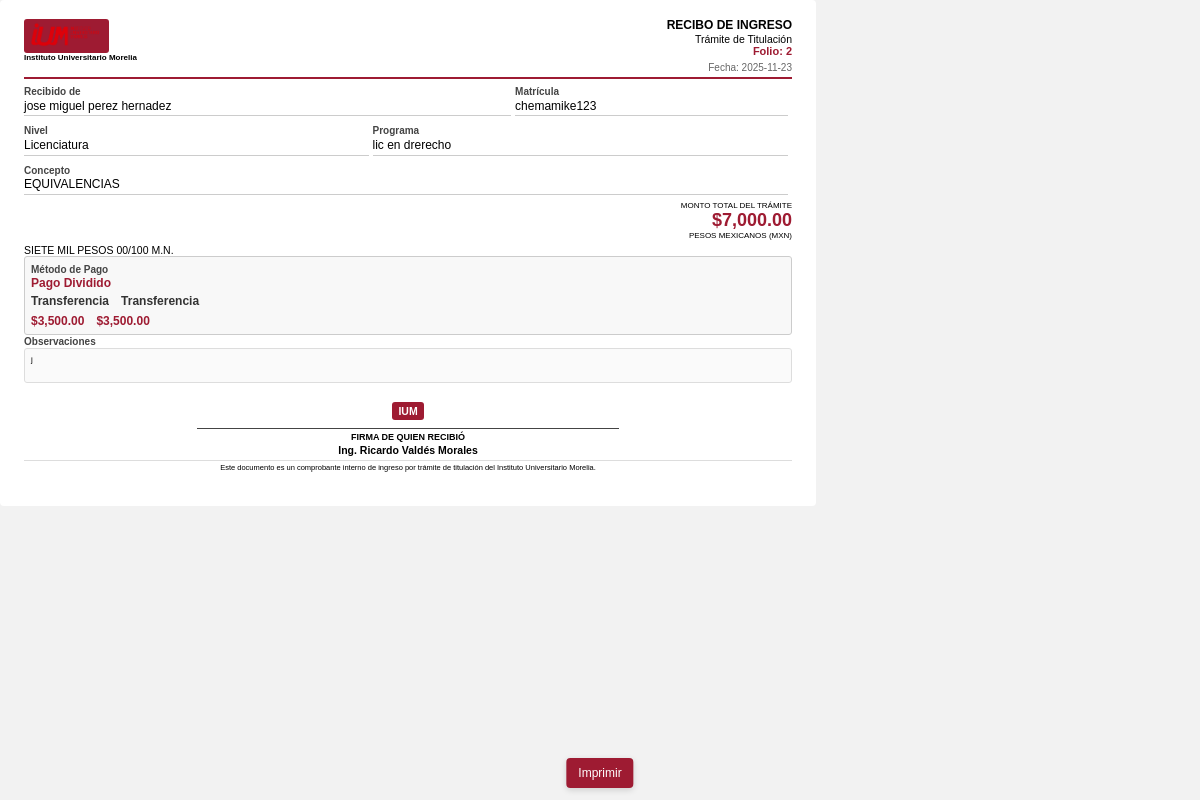
Page /src/Ingresos/Receipts/ingreso_titulacion.php?folio=2 on the committed database.
### tables this page shows
CREATE TABLE `ingresos` (
  `folio_ingreso` int(11) NOT NULL AUTO_INCREMENT,
  `fecha` date NOT NULL,
  `alumno` varchar(255) NOT NULL,
  `matricula` varchar(50) NOT NULL,
  `nivel` enum('Licenciatura','Maestr├¡a','Doctorado') NOT NULL,
  `monto` decimal(10,2) NOT NULL,
  `metodo_de_pago` enum('Efectivo','Transferencia','Dep├│sito','Tarjeta D├®bito','Tarjeta Cr├®dito','Mixto') NOT NULL DEFAULT 'Efectivo',
  `mes_correspondiente` varchar(20) DEFAULT NULL,
  `anio` int(4) NOT NULL,
  `observaciones` text DEFAULT NULL,
  `dia_pago` int(2) DEFAULT NULL,
  `modalidad` enum('Cuatrimestral','Semestral') DEFAULT NULL,
  `grado` int(2) DEFAULT NULL,
  `programa` varchar(100) NOT NULL,
  `grupo` varchar(20) DEFAULT NULL,
  `id_categoria` int(11) NOT NULL,
  PRIMARY KEY (`folio_ingreso`),
  KEY `fk_ingresos_categoria` (`id_categoria`),
  CONSTRAINT `fk_ingresos_categoria` FOREIGN KEY (`id_categoria`) REFERENCES `categorias` (`id_categoria`) ON DELETE CASCADE ON UPDATE CASCADE
);

CREATE TABLE `categorias` (
  `id_categoria` int(11) NOT NULL AUTO_INCREMENT,
  `nombre` varchar(100) NOT NULL,
  `tipo` enum('Ingreso','Egreso') NOT NULL,
  `concepto` enum('Registro Diario','Titulaciones','Inscripciones y Reinscripciones') DEFAULT NULL,
  `descripcion` text DEFAULT NULL,
  `no_borrable` tinyint(1) DEFAULT 0,
  `id_user` int(11) NOT NULL,
  PRIMARY KEY (`id_categoria`),
  UNIQUE KEY `nombre` (`nombre`),
  KEY `fk_categorias_user` (`id_user`),
  CONSTRAINT `fk_categorias_user` FOREIGN KEY (`id_user`) REFERENCES `usuarios` (`id_user`) ON DELETE CASCADE ON UPDATE CASCADE
);

CREATE TABLE `pagos_parciales` (
  `id_pago_parcial` int(11) NOT NULL AUTO_INCREMENT,
  `folio_ingreso` int(11) NOT NULL,
  `metodo_pago` enum('Efectivo','Transferencia','Dep├│sito','Tarjeta D├®bito','Tarjeta Cr├®dito') NOT NULL,
  `monto` decimal(10,2) NOT NULL,
  `orden` tinyint(2) NOT NULL DEFAULT 1,
  `fecha_registro` timestamp NOT NULL DEFAULT current_timestamp(),
  PRIMARY KEY (`id_pago_parcial`),
  KEY `idx_folio_ingreso` (`folio_ingreso`),
  CONSTRAINT `fk_pago_parcial_ingreso` FOREIGN KEY (`folio_ingreso`) REFERENCES `ingresos` (`folio_ingreso`) ON DELETE CASCADE ON UPDATE CASCADE
);

### src/Ingresos/Receipts/ingreso_titulacion.php (the view, shortened to what this page needs)
<?php
require_once __DIR__ . '/../../../config/database.php';
$folio = isset($_GET['folio']) ? (int)$_GET['folio'] : 0;
$sql = "SELECT i.*, c.nombre AS nombre_categoria, c.concepto
        FROM ingresos i
        LEFT JOIN categorias c ON i.id_categoria = c.id_categoria
        WHERE i.folio_ingreso = ? LIMIT 1";
$stmt = $conn->prepare($sql);
$stmt->bind_param("i", $folio);
$stmt->execute();
$res = $stmt->get_result();
$ingreso = $res->fetch_assoc();
$sqlPagos = "SELECT * FROM pagos_parciales WHERE folio_ingreso = ? ORDER BY orden ASC";
$stmtPagos = $conn->prepare($sqlPagos);
$pagosParciales = [];
if ($stmtPagos) {
    $stmtPagos->bind_param("i", $folio);
    $stmtPagos->execute();
    $resPagos = $stmtPagos->get_result();
    while ($pago = $resPagos->fetch_assoc()) {
        $pagosParciales[] = $pago;
    }
}
$monto = (float)($ingreso['monto'] ?? 0);
$montoFormateado = '$' . number_format($monto, 2);
if (class_exists('NumberFormatter')) {
    try {
        $fmt = new NumberFormatter('es_MX', NumberFormatter::CURRENCY);
        $montoFormateado = $fmt->formatCurrency($monto, 'MXN');
    } catch (Exception $e) {}
}
$cantidadConLetra = '';
if (class_exists('NumberFormatter')) {
    try {
        $entero = floor($monto);
        $centavos = round(($monto - $entero) * 100);
        $fmtSpell = new NumberFormatter('es_MX', NumberFormatter::SPELLOUT);
        $letras = strtoupper($fmtSpell->format($entero));
        $cantidadConLetra = $letras . ' PESOS ' . sprintf('%02d', $centavos) . '/100 M.N.';
    } catch (Exception $e) {  }
}
$logoPath = '../../../public/logo ium rojo (3).png';
$fecha = htmlspecialchars($ingreso['fecha'] ?? '');
$folioEsc = htmlspecialchars($ingreso['folio_ingreso'] ?? '');
$alumno = htmlspecialchars($ingreso['alumno'] ?? '');
$matricula = htmlspecialchars($ingreso['matricula'] ?? '');
$nivel = htmlspecialchars($ingreso['nivel'] ?? '');
$programa = htmlspecialchars($ingreso['programa'] ?? '');
$categoria = htmlspecialchars($ingreso['nombre_categoria'] ?? '');
$metodo = htmlspecialchars($ingreso['metodo_de_pago'] ?? '');
$observaciones = htmlspecialchars($ingreso['observaciones'] ?? '');
$detalleMetodos = '';
if (!empty($pagosParciales)) {
    $methods = [];
    $amounts = [];
    foreach ($pagosParciales as $pago) {
        $methods[] = '<div class="pm-item">' . htmlspecialchars($pago['metodo_pago']) . '</div>';
        $amounts[] = '<span class="pa-item">$' . number_format((float)$pago['monto'], 2) . '</span>';
    }
    $detalleMetodos = '<div class="payment-grid">'
        . '<div class="payment-methods">' . implode('', $methods) . '</div>'
        . '<div class="payment-amounts">' . implode('', $amounts) . '</div>'
        . '</div>';
}
?>
<!DOCTYPE html>
<html lang="es">
<head>
</head>
<body>
    <div class="page">
        <div class="header">
            <div class="header-left">
                <div class="logo-box">
                    <img src="<?php echo $logoPath; ?>" alt="IUM">
                </div>
                <div class="institution">Instituto Universitario Morelia</div>
            </div>
            <div class="header-right">
                <div class="doc-title">RECIBO DE INGRESO</div>
                <div class="doc-subtitle">Trámite de Titulación</div>
                <div class="folio">Folio: <?php echo $folioEsc; ?></div>
                <div style="font-size: 10px; color: #666; margin-top: 4px;">Fecha: <?php echo $fecha; ?></div>
            </div>
        </div>
        <div class="divider"></div>
        <div class="grid">
            <div class="grid-row">
                <div class="grid-cell half">
                    <span class="label">Recibido de</span>
                    <div class="value"><?php echo $alumno ?: '-'; ?></div>
                </div>
                <div class="grid-cell half">
                    <span class="label">Matrícula</span>
                    <div class="value"><?php echo $matricula ?: '-'; ?></div>
                </div>
            </div>
        </div>
        <div class="grid">
            <div class="grid-row">
                <div class="grid-cell half">
                    <span class="label">Nivel</span>
                    <div class="value"><?php echo $nivel ?: '-'; ?></div>
                </div>
                <div class="grid-cell half">
                    <span class="label">Programa</span>
                    <div class="value"><?php echo $programa ?: '-'; ?></div>
                </div>
            </div>
        </div>
        <div class="grid">
            <div class="grid-row">
                <div class="grid-cell full">
                    <span class="label">Concepto</span>
                    <div class="value"><?php echo $categoria ?: 'TITULACIÓN'; ?></div>
                </div>
            </div>
        </div>
        <div class="monto-section">
            <div class="monto-label">MONTO TOTAL DEL TRÁMITE</div>
            <div class="monto-value"><?php echo $montoFormateado; ?></div>
            <div class="monto-currency">PESOS MEXICANOS (MXN)</div>
        </div>
        <div class="letra-box">
            <div class="letra-text"><?php echo $cantidadConLetra ?: '-'; ?></div>
        </div>
        <div class="payment-box">
            <span class="label">Método de Pago</span>
            <?php if (!empty($pagosParciales)): ?>
                <div style="font-weight: bold; color: #9e1b32; margin-bottom: 4px;">Pago Dividido</div>
                <?php echo $detalleMetodos; ?>
            <?php else: ?>
                <div style="font-size: 11px; font-weight: bold;"><?php echo $metodo ?: '-'; ?></div>
            <?php endif; ?>
        </div>
        <?php if ($observaciones): ?>
        <div>
            <span class="label">Observaciones</span>
            <div class="description-box"><?php echo nl2br($observaciones); ?></div>
        </div>
        <?php endif; ?>
        <div class="signature-section">
            <div class="logo-box" style="margin-bottom: 8px;">
                <span style="color: white; font-weight: bold;">IUM</span>
            </div>
            <div class="signature-line"></div>
            <div class="signature-label">FIRMA DE QUIEN RECIBIÓ</div>
            <div class="signature-name">Ing. Ricardo Valdés Morales</div>
        </div>
        <div class="footer">
            Este documento es un comprobante interno de ingreso por trámite de titulación del Instituto Universitario Morelia.
        </div>
    </div>
    <div class="no-print print-container">
        <button class="print-btn" onclick="window.print()">Imprimir</button>
    </div>
</body>
</html>

### src/Ingresos/Receipts/ingreso_titulacion.php (style rules this page uses)
* { margin: 0; padding: 0; box-sizing: border-box; }
body { font-family: Arial, sans-serif; font-size: 8.2px; line-height: 1.15; background: #f2f2f2; padding: 0; }
body { font-family: Arial, sans-serif; font-size: 10.5px; line-height: 1.15; background: #f2f2f2; padding: 0; }
.page { width: 100%; max-width: 8.5in; height: 13.4cm; padding: 0.2in 0.25in; background: white; border-radius: 4px; overflow: hidden; }
.header { display: table; width: 100%; margin-bottom: 4px; }
.header-left { display: table-cell; width: 35%; vertical-align: top; }
.header-right { display: table-cell; width: 65%; vertical-align: top; text-align: right; }
.logo-box { display: inline-block; background: #9e1b32; padding: 3px 6px; border-radius: 3px; }
.logo-box img { height: 26px; }
.institution { font-size: 8px; font-weight: bold; }
.doc-title { font-size: 12px; font-weight: bold; }
.folio { font-size: 11px; font-weight: bold; color: #9e1b32; }
.divider { height: 2px; background: #9e1b32; margin: 4px 0; }
.grid { display: table; width: 100%; margin-bottom: 4px; }
.grid-row { display: table-row; }
.grid-cell { display: table-cell; padding: 2px 4px 2px 0; vertical-align: top; }
.label { font-size: 10px; color: #444; font-weight: bold; }
.value { font-size: 12px; border-bottom: 1px solid #ccc; padding: 2px 0; min-height: 12px; }
.monto-section { text-align: right; margin: 4px 0; }
.monto-label { font-size: 8px; }
.monto-value { font-size: 18px; font-weight: bold; color: #9e1b32; }
.monto-currency { font-size: 8px; }
.payment-box { background: #f8f8f8; border: 1px solid #ccc; padding: 6px; border-radius: 3px; font-size: 12px; }
.payment-grid { display:flex; flex-direction:column; gap:6px; align-items:flex-start; }
.payment-methods { display:flex; flex-direction:row; gap:12px; flex-wrap:nowrap; }
.payment-amounts { display:flex; flex-direction:row; gap:12px; align-items:center; white-space:nowrap; }
.pm-item { font-weight:600; color:#333; font-size:12px; display:inline-block; }
.pa-item { font-weight:700; color:#9e1b32; font-size:12px; display:inline-block; }
.description-box { border: 1px solid #ddd; padding: 6px; min-height: 35px; background: #fafafa; border-radius: 3px; font-size: 8px; }
.signature-section { margin-top: 0.5cm; text-align: center; }
.signature-line { border-top: 1px solid #444; width: 55%; margin: 0 auto 3px auto; }
.signature-label { font-size: 9px; font-weight: bold; }
.signature-name { font-size: 10.5px; font-weight: bold; margin-top: 2px; }
.footer { font-size: 7.5px; margin-top: 4px; text-align: center; border-top: 1px solid #ddd; padding-top: 3px; }
.print-btn { background: #9e1b32; color: #fff; border: none; border-radius: 4px; padding: 8px 12px; font-size: 12px; cursor: pointer; box-shadow: 0 2px 6px rgba(0,0,0,0.15); }
.print-container { position: fixed; left: 50%; bottom: 12px; transform: translateX(-50%); z-index: 9999; }

### rows in the picture
ingresos: folio_ingreso "2", fecha "2025-11-23", alumno "jose miguel perez hernadez", matricula "chemamike123", nivel "Licenciatura", programa "lic en drerecho", id_categoria.nombre "EQUIVALENCIAS", monto "$7,000.00", monto "SIETE MIL PESOS 00/100 M.N.", observaciones "j"
pagos_parciales: metodo_pago "Transferencia", monto "3,500.00"
pagos_parciales: metodo_pago "Transferencia", monto "3,500.00"
